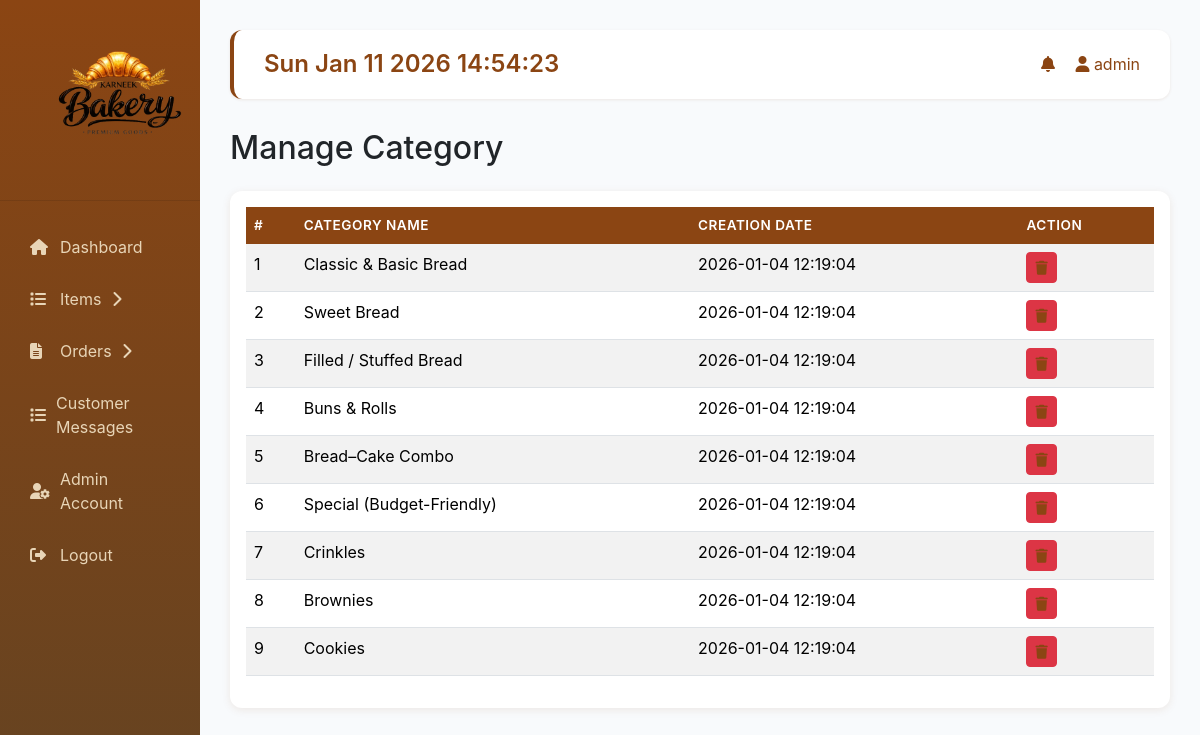
Page /backend/admin/manage-category.php (signed in) on the committed database.
### tables this page shows
CREATE TABLE IF NOT EXISTS categories (
    categoryID INT AUTO_INCREMENT PRIMARY KEY,
    categoryName VARCHAR(255) NOT NULL,
    creationDate DATETIME DEFAULT CURRENT_TIMESTAMP
);

### backend/connect.php (called while the page is built, shortened)
<?php
  function executeQuery($query){
    $conn = $GLOBALS['conn'];
    return mysqli_query($conn, $query);
  }
?>

### backend/admin/manage-category.php (the view, shortened to what this page needs)
<?php
include(__DIR__ . "/includes/header.php");
$query = "SELECT * FROM categories ORDER BY creationDate DESC";
$result = executeQuery($query);
?>
<h2 class="mb-4">Manage Category</h2>
<div class="card">
  <div class="card-body">
    <table class="table table-striped">
      <thead>
        <tr>
          <th>#</th>
          <th>Category Name</th>
          <th>Creation Date</th>
          <th>Action</th>
        </tr>
      </thead>
      <tbody>
        <?php
        $count = 1;
        while($row = mysqli_fetch_assoc($result)):
        ?>
        <tr>
          <td><?php echo $count++; ?></td>
          <td><?php echo $row['categoryName']; ?></td>
          <td><?php echo $row['creationDate']; ?></td>
          <td>
            <form method="POST" class="d-inline">
              <button type="submit" class="btn btn-danger btn-sm" onclick="return confirm('Are you sure?')">
                <i class="fas fa-trash"></i>
              </button>
            </form>
          </td>
        </tr>
        <?php endwhile; ?>
      </tbody>
    </table>
  </div>
</div>
<?php include(__DIR__ . "/includes/footer.php"); ?>

### frontend/css/admin-style.css (style rules this page uses)
:root { --brown-primary: #8B4513; --brown-dark: #654321; --brown-light: #D4A574; --brown-lighter: #E8D5B7; --brown-accent: #CDBA96; }
body { background-color: #faf9f7; font-family: -apple-system, BlinkMacSystemFont, 'Segoe UI', Roboto, 'Helvetica Neue', Arial, sans-serif; }
.table thead th { background-color: var(--brown-primary); color: #fff; border: none; font-weight: 600; text-transform: uppercase; font-size: 0.85rem; letter-spacing: 0.5px; }
.table-striped tbody tr:nth-of-type(odd) { background-color: #faf9f7; }
.card { border: none; box-shadow: 0 2px 8px rgba(139, 69, 19, 0.1); border-radius: 12px; }
i.fas, i.far, i.fab { color: var(--brown-primary); }

### rows in the picture
categories: categoryName "Classic & Basic Bread", creationDate "2026-01-04 12:19:04"
categories: categoryName "Sweet Bread", creationDate "2026-01-04 12:19:04"
categories: categoryName "Filled / Stuffed Bread", creationDate "2026-01-04 12:19:04"
categories: categoryName "Buns & Rolls", creationDate "2026-01-04 12:19:04"
categories: categoryName "Bread–Cake Combo", creationDate "2026-01-04 12:19:04"
categories: categoryName "Special (Budget-Friendly)", creationDate "2026-01-04 12:19:04"
categories: categoryName "Crinkles", creationDate "2026-01-04 12:19:04"
categories: categoryName "Brownies", creationDate "2026-01-04 12:19:04"
categories: categoryName "Cookies", creationDate "2026-01-04 12:19:04"

### other values in the picture
$_SESSION['adminUsername'] "admin"
